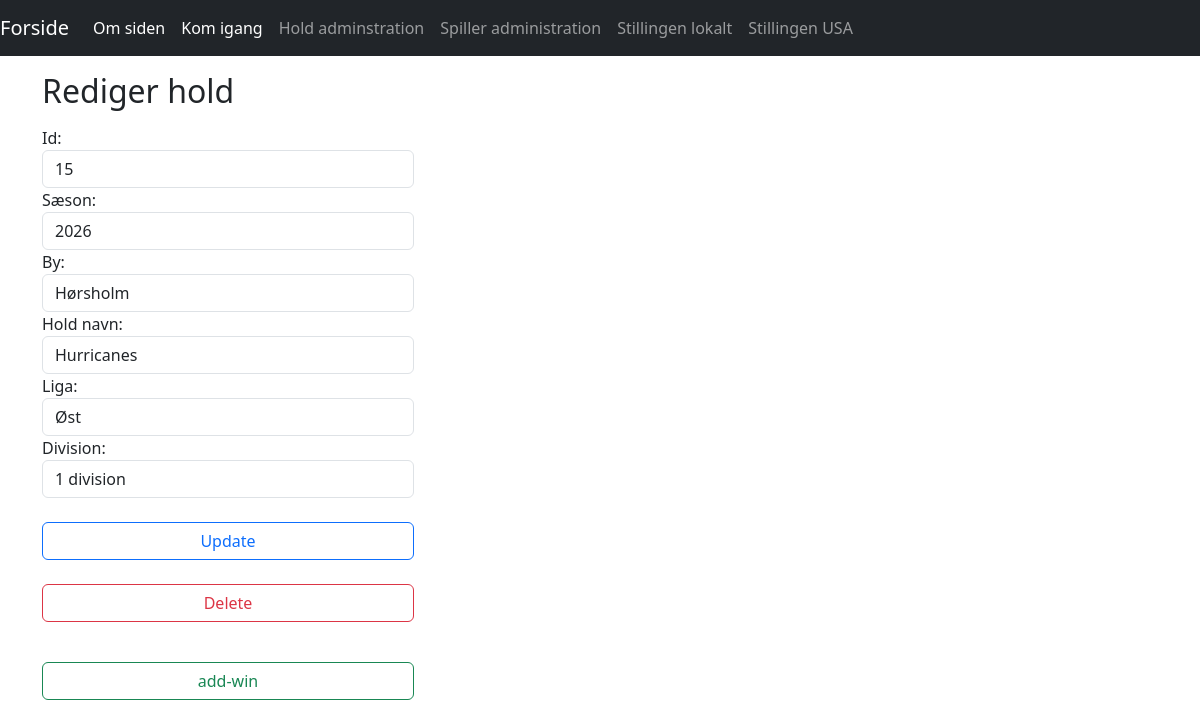
The page /teams/15/edit on the database its author committed.
### tables this page shows
CREATE TABLE Teams(
	Id INTEGER PRIMARY KEY AUTOINCREMENT,
	Season INTEGER,
	City VARCHAR(50),
	Name VARCHAR(50),
	League VARCHAR(20),
	Division VARCHAR(50)
);

### app.py (the view)
@app.route('/teams/<int:id>/edit', methods=['GET', 'POST'])
def edit_team(id):
    if request.method == "POST":
        teamId = id
        team_service.update_team(teamId, request.form['season'], request.form['city'], request.form['name'],
                                 request.form['league'], request.form['division'])
        return redirect(url_for("teams"))
    else:
        return render_template('teams/edit-team.html', title = 'Rediger hold',
                           team = team_service.get_team_by_id(id))

### models/team.py (called while the page is built)
    @property
    def id(self):
        return self.__id

    @property
    def season(self):
        return self.__season

    @property
    def city(self):
        return self.__city

    @property
    def name(self):
        return self.__name

    @property
    def league(self):
        return self.__league

    @property
    def division(self):
        return self.__division

### services/team_service.py (called while the page is built)
    def get_team_by_id(self, id):
        team = self.__storage.get_team_by_id(id)
        return team

### storage/db_teams.py (called while the page is built)
    def get_team_by_id(self, id):
        cur = self.__connection.cursor()
        cur.execute("SELECT * FROM Teams WHERE Id = (?)", (id,))
        for row in cur:
            team = Team(*row)
        return team

### templates/teams/edit-team.html (shortened to what this page needs)
{% extends 'layout.html' %}
{% block content %}
    <div class="col-4">
        <form action="#" method="post">
            <div class="form-group">
                <label for="id">Id:</label>
                <input type="number" name="id" id="id" class="form-control" readonly value="{{team.id}}">
                <label for="season">Sæson:</label>
                <input type="number" name="season" id="season" class="form-control" value="{{team.season}}">
                <label for="city">By:</label>
                <input type="text" name="city" id="city" class="form-control" value="{{team.city}}">
                <label for="name">Hold navn:</label>
                <input type="text" name="name" id="name" class="form-control" value="{{team.name}}">
                <label for="league">Liga:</label>
                <select name="league" id="league" class="form-control">
                    <option value="Øst" {% if team.league == 'Øst' %}selected{% endif %}>Øst</option>
                </select>
                <label for="division">Division:</label>
                <input type="text" name="division" id="division" class="form-control" value="{{team.division}}">
                <br>
                <input type="submit" class="btn btn-outline-primary form-control" value="Update"><br><br>
                <input type="button" class="btn btn-outline-danger form-control" value="Delete" onclick="return confirmdelete({{team.id}})">
                <p>&nbsp;</p>
                <input type="button" class="btn btn-outline-success form-control" value="add-win" onclick="window.location.href = '/team/{{team.id}}/add-win';">
            </div>
        </form>
    </div>
{% endblock %}

### rows shown on the page
Teams: id "15", season "2026", city "Hørsholm", name "Hurricanes", league "Øst", division "1 division"

### other values the page prints
{{ title }} "Rediger hold"
